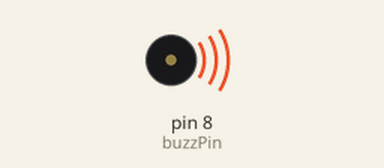
Simulated run of this sketch. Board: Arduino Uno, built with avr-gcc and run on an emulated ATmega328P. Parts: buzzer (waves = sounding).

Above: at 0.1 s.
Timing chart, 0 to 1.6 s (numbered marks = the images above):
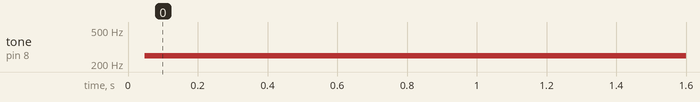

The sketch:

Lesson_01_Buzzer_on_off.ino
```cpp
// Blink modified to make a buzz

int buzzPin = 8;
int delayM = 2000; // delay between pulses. Freq = 1000000/(2*delayM)

void setup() {
  pinMode(buzzPin, OUTPUT);
}

void loop() {
  digitalWrite(buzzPin, HIGH); // Turn the buzzPin on
  delayMicroseconds(delayM); // wait
  digitalWrite(buzzPin, LOW);  // Turn the buzzPin off
  delayMicroseconds(delayM);  // wait
}
```

Measured:
- by itself, tone on pin 8 (buzzPin): silent → 249 Hz at 0.05 s
